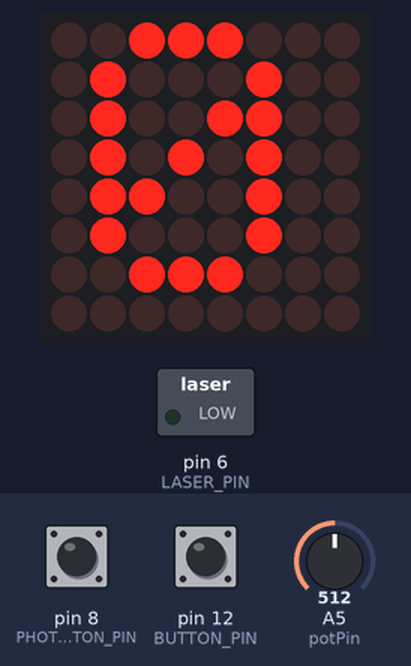
This sketch was run on a simulated Arduino Uno, built with avr-gcc and run on an emulated ATmega328P. Shown: 8×8 LED matrix, switched loads named in the sketch (green lamp = pin HIGH). Dashed ring = blinking. The inputs (shaded band) are chosen by the test bench; at power-on: pin 8 (PHOTO_BUTTON_PIN) HIGH, pin 12 (BUTTON_PIN) HIGH, A5 (potPin) = 512. What the sketch prints to the serial monitor is not drawn.

Above: at 1.2 s.
1.3 s: pin 8 (PHOTO_BUTTON_PIN) pulled LOW for 1 s
At 1.56 s:
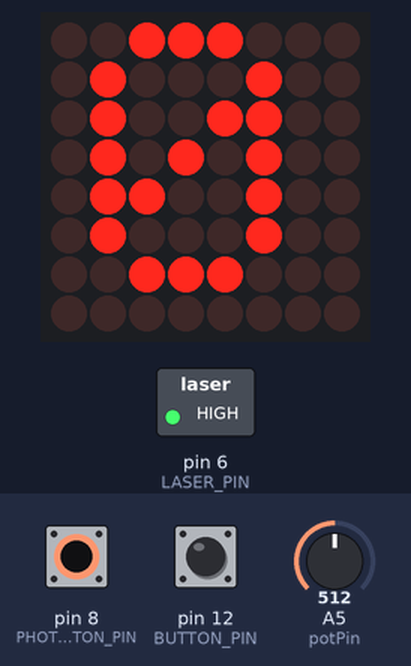
3.8 s: pin 12 (BUTTON_PIN) pulled LOW for 3.2 s
At 8.1 s:
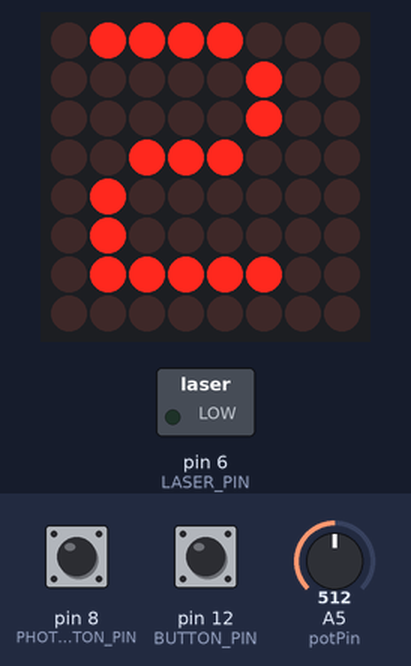
8.5 s: pin 8 (PHOTO_BUTTON_PIN) pulled LOW for 0.15 s
At 9.7 s:
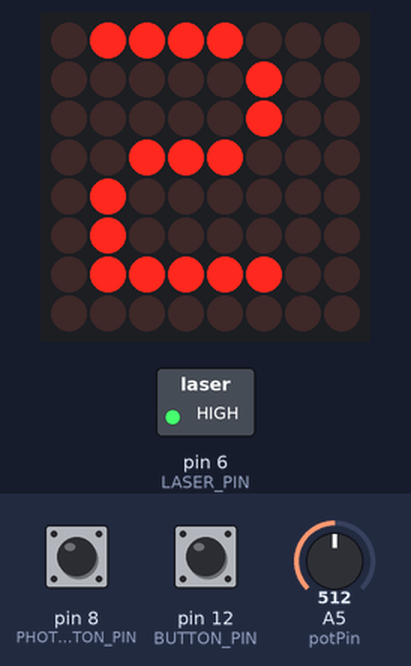
10.1 s: pin 8 (PHOTO_BUTTON_PIN) pulled LOW for 3.2 s
At 10.33 s:
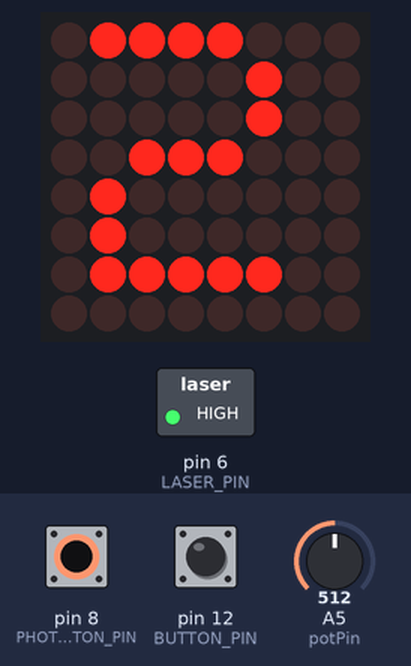
Timing chart, 0 to 14.7 s (numbered marks = the images above; inputs shaded):
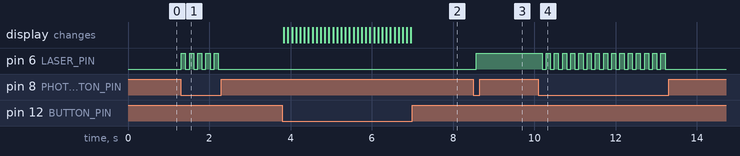

Measured:
- after the input at 1.3 s, pin 6 (LASER_PIN): alternates HIGH for 0.10 s and LOW for 0.10 s, 10 changes in all, then stays LOW, starting at once
- after the input at 3.8 s, the display: first changes at once (image 2 shows a later state)
- after the input at 8.5 s, pin 6 (LASER_PIN): LOW → HIGH after 0.07 s
- after the input at 10.1 s, pin 6 (LASER_PIN): alternates HIGH for 0.10 s and LOW for 0.10 s, 31 changes in all, then stays LOW, starting after 0.09 s

The sketch:

button_number_display.ino
```cpp
/* Basic example code for MAX7219 LED dot matrix display
  with Arduino. More info: https://www.makerguides.com */

#include "MD_Parola.h"
#include "MD_MAX72xx.h"
#include "SPI.h"

// Define hardware type, size, and output pins:
#define HARDWARE_TYPE MD_MAX72XX::FC16_HW
#define MAX_DEVICES 1
#define CS_PIN 3 // pin that links to display
#define BUTTON_PIN 12 // button that increases i
#define PHOTO_BUTTON_PIN 8 //button that triggers timed light
#define LASER_PIN 6 //pin connected to laser or test LED

// Create a new instance of the MD_Parola class with hardware SPI connection:
MD_Parola myDisplay = MD_Parola(HARDWARE_TYPE, CS_PIN, MAX_DEVICES);
int i = 0;
int e = 0; // cycles elapsed since last light button press
byte lightOn = false; //state of light
int lBState = 0; //state of light button,
//0 = off, next press stays on; 1 = on, next press turns off & sets timed press; 2 = off, timer is set; 3 runs timed light and returns state to 0
int potPin = A5;
// Setup for software SPI:
// #define DATAPIN 2
// #define CLK_PIN 4
// MD_Parola myDisplay = MD_Parola(HARDWARE_TYPE, DATA_PIN, CLK_PIN, CS_PIN, MAX_DEVICES);

void setup() {
    pinMode(BUTTON_PIN, INPUT_PULLUP); // set button that increases i
    pinMode(PHOTO_BUTTON_PIN, INPUT_PULLUP); // set button that triggers light
    pinMode(LASER_PIN, OUTPUT); // set up light


  // Intialize the object:
  myDisplay.begin();
  // Set the intensity (brightness) of the display (0-15):
  myDisplay.setIntensity(0);
  // Clear the display:
  myDisplay.displayClear();
  Serial.begin(9600); // open the serial port at 9600 bps:

}

void loop() {
  int potVal = analogRead(potPin);   // read the potentiometer value at the input pin
  myDisplay.setTextAlignment(PA_CENTER);
  myDisplay.print(i);
  delay(100);
  byte buttonState = digitalRead(BUTTON_PIN);
  byte lightButtonState = digitalRead(PHOTO_BUTTON_PIN);
  if (buttonState == LOW) {
      Serial.println("Button is pressed");
      i = (i+1)%10;
  }
  else {
      Serial.println("Button is not pressed");
  }
  if(lightButtonState == LOW){ // if light button i spressed
    lBState++; //increment light button state
    //0 = off, next press stays on; 1 = on, next press turns off & sets timed press; 2 = off, timer is set; 3 runs timed light and returns state to 0
    if(lBState %2){
       digitalWrite(LASER_PIN, HIGH); // turn off light
        lightOn = true;
        }else {
         digitalWrite(LASER_PIN, LOW); // turn off light
        lightOn = false;
      }


  } else {
    if(lBState == 3){ // if timer is running
      if(e == i){ // if timer cycle is over
        digitalWrite(LASER_PIN, LOW); // turn off light
        lightOn = false;
          e = 0; //reset cycles
        lBState = 0; //reset light button state
      } else {
        e++;
      } // if timer is not running, do nothing
    }
  }
}
```
